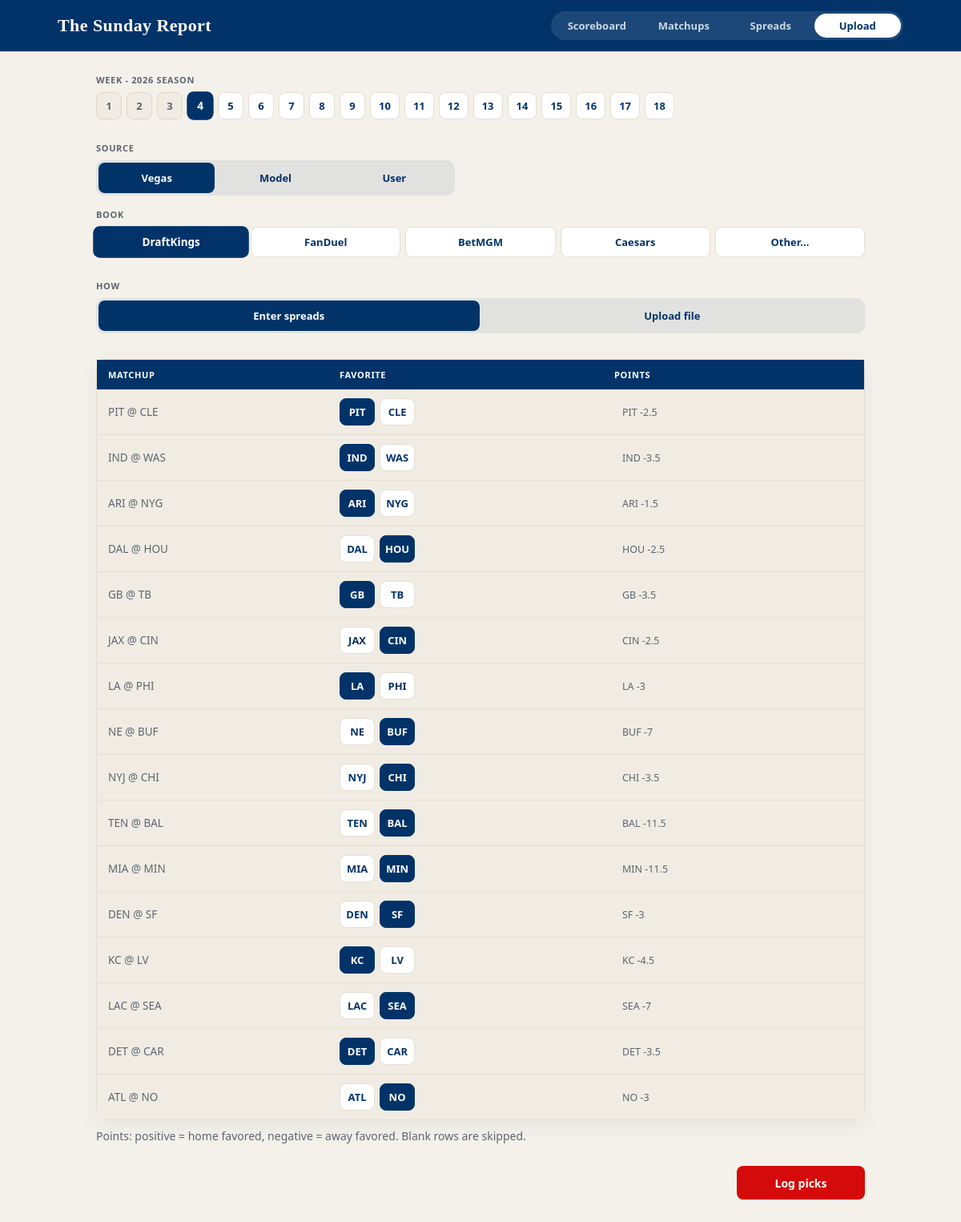
Screenshot of /upload with the database file from the repository.
### app/models.py (models this page shows)
class Base(DeclarativeBase):
    pass

class Matchup(Base):
    __tablename__ = "matchups"
    id: Mapped[str] = mapped_column(String, primary_key=True)
    season_year: Mapped[int] = mapped_column(Integer, nullable=False, index=True)
    season_week: Mapped[int] = mapped_column(Integer, nullable=False, index=True)
    home_team: Mapped[str] = mapped_column(String, nullable=False)
    away_team: Mapped[str] = mapped_column(String, nullable=False)
    kickoff: Mapped[str | None] = mapped_column(String, nullable=True)
    home_score: Mapped[int | None] = mapped_column(Integer, nullable=True)
    away_score: Mapped[int | None] = mapped_column(Integer, nullable=True)
    picks: Mapped[list["Pick"]] = relationship(back_populates="matchup")

### app/routers/upload.py (the view)
@router.get("/upload", response_class=HTMLResponse)
def upload_form(
    request: Request,
    conn: DbConn,
    flash: str = "",
    error: str = "",
    week: int | None = None,
    source: str = "vegas",
    bookmaker: str = "DraftKings",
    username: str = "",
    model_version: str = "",
):
    season, shown = _resolve_week(conn, week)
    bm, user, ver = _norm_meta(source, bookmaker, username, model_version)
    rows = ingest.entry_rows_for(
        conn,
        season=season,
        week=shown,
        source=source,
        username=user,
        model_version=ver,
        bookmaker=bm,
    )
    return templates.TemplateResponse(
        request,
        "upload.html",
        _upload_ctx(
            flash=flash,
            error=error,
            season=season,
            week=shown,
            source=source,
            bookmaker=bookmaker or "DraftKings",
            username=username,
            model_version=model_version,
            entry_rows=rows,
            past_weeks=set(odds.past_weeks(odds.load_schedule(conn))),
        ),
    )

### app/templates/upload.html (shortened to what this page needs)
{% extends "base.html" %}
{% block body %}
<div class="app-page upload-page">
<form class="upload-form" method="post" action="/upload" enctype="multipart/form-data" id="upload-form">
  <div class="upload-bar">
    <div class="upload-bar-main">
      <span class="upload-label">Week - {{ default_season }} Season</span>
      <div class="chip-row" role="radiogroup" aria-label="Week">
        {% for w in weeks %}
        <label class="chip{% if (default_season, w) in past_weeks %} chip-past{% endif %}">
          <span>{{ w }}</span>
        </label>
        {% endfor %}
      </div>
    </div>
  </div>
  <div class="upload-section">
    <span class="upload-label">Source</span>
    <div class="seg" role="radiogroup" aria-label="Source">
      <label class="seg-opt">
        <span>Vegas</span>
      </label>
      <label class="seg-opt">
        <span>Model</span>
      </label>
      <label class="seg-opt">
        <span>User</span>
      </label>
    </div>
    <div class="meta-row" id="vegas_meta" {% if source != "vegas" %}hidden{% endif %}>
      <span class="upload-label">Book</span>
      <div class="chip-row" role="radiogroup" aria-label="Bookmaker">
        {% for b in bookmakers %}
        <label class="chip chip-lg">
          <span>{{ b }}</span>
        </label>
        {% endfor %}
        <label class="chip chip-lg">
          <span>Other…</span>
        </label>
      </div>
    </div>
  </div>
  <div class="upload-section">
    <span class="upload-label">How</span>
    <div class="seg seg-mode" role="radiogroup" aria-label="Entry mode">
      <label class="seg-opt">
        <span>Enter spreads</span>
      </label>
      <label class="seg-opt">
        <span>Upload file</span>
      </label>
    </div>
  </div>
  <div class="upload-section" id="mode-enter">
    {% include "partials/upload_entries.html" %}
  </div>
  <div class="upload-actions">
    <button class="btn-primary" type="submit">Log picks</button>
  </div>
</form>
</div>
{% endblock %}

### app/templates/partials/upload_entries.html (shortened to what this page needs)
<div id="entries">
  {% if not entry_rows %}
  <p class="muted empty-entries">No matchups for week {{ week }}. Load the schedule first.</p>
  {% else %}
  <div class="table-card enter-table">
    <table>
      <thead>
        <tr>
          <th>Matchup</th>
          {% if entry_source == "vegas" %}
          <th>Favorite</th>
          <th>Points</th>
          {% else %}
          <th>Pick</th>
          {% endif %}
        </tr>
      </thead>
      <tbody>
        {% for r in entry_rows %}
        <tr class="{% if r.locked %}row-locked{% endif %}">
          <td>
            {{ r.game }}
          </td>
          {% if r.locked %}
          {% if entry_source == "vegas" %}
          <td>
            <div class="chip-row fav-row fav-display" aria-label="Favorite {{ r.game }}">
              <span class="chip fav-chip{% if r.locked_favorite == r.away_team %} fav-active{% endif %}"><span>{{ r.away_team }}</span></span>
              <span class="chip fav-chip{% if r.locked_favorite == r.home_team %} fav-active{% endif %}"><span>{{ r.home_team }}</span></span>
            </div>
          </td>
          <td class="locked-points">
            <span class="mono">{{ r.locked_spread }}</span>
          </td>
          {% else %}
          <td><span class="mono">{{ r.locked_decision }}</span></td>
          {% endif %}
          {% endif %}
        </tr>
        {% endfor %}
      </tbody>
    </table>
  </div>
  {% if entry_source == "vegas" %}
  <p class="muted enter-hint">Points: positive = home favored, negative = away favored. Blank rows are skipped.</p>
  {% else %}
  <p class="muted enter-hint">Cover = favorite ATS · Points = underdog. Blank rows are skipped.</p>
  {% endif %}
  {% endif %}
</div>

### app/static/style.css (style rules this page uses)
:root { --navy: #013369; --navy-2: #0a4a8a; --red: #d50a0a; --red-2: #b00808; --paper: #f4f1ea; --card: #fffcf7; --fg: #12141a; --muted: #5c6570; --line: #e4dfd4; --stripe: #f0ece3; --top-h: 64px; }
* { box-sizing: border-box; }
body { margin: 0; background: var(--paper); color: var(--fg); font-family: system-ui, -apple-system, "Segoe UI", sans-serif; }
.app-page { max-width: 960px; margin: 0 auto; width: 100%; }
.muted { color: var(--muted); margin: 0 0 16px; font-size: 14px; }
.table-card { background: var(--card); border: 1px solid var(--line); border-radius: 12px; overflow: visible; box-shadow: 0 8px 24px rgba(1, 51, 105, 0.06); }
table { width: 100%; border-collapse: collapse; font-size: 13.5px; }
th, td { padding: 11px 14px; text-align: left; border: 0; }
th { background: var(--navy); color: #fff; font-size: 11px; font-weight: 650; text-transform: uppercase; letter-spacing: 0.06em; }
td { border-bottom: 1px solid var(--line); }
tbody tr:last-child td { border-bottom: 0; }
tbody tr:nth-child(even) { background: var(--stripe); }
.mono { font-variant-numeric: tabular-nums; color: var(--muted); font-size: 12.5px; }
label { display: grid; gap: 4px; font-size: 12px; color: var(--muted); font-weight: 600; }
.btn, button { border: 1px solid transparent; padding: 9px 14px; font: inherit; font-size: 13px; font-weight: 650; cursor: pointer; width: fit-content; border-radius: 8px; text-decoration: none; display: inline-block; }
button.btn-primary, .btn-primary { background: var(--red); color: #fff; }
.upload-form { display: grid; gap: 28px; }
.upload-label { display: block; font-size: 11px; font-weight: 650; text-transform: uppercase; letter-spacing: 0.06em; color: var(--muted); margin-bottom: 8px; }
.upload-bar { display: block; }
.upload-bar-main { min-width: 0; }
.chip-row { display: flex; flex-wrap: wrap; gap: 6px; }
.chip { position: relative; cursor: pointer; }
.chip span { display: inline-flex; align-items: center; justify-content: center; min-width: 2rem; padding: 7px 10px; border: 1px solid var(--line); border-radius: 8px; background: #fff; font-size: 13px; font-weight: 650; color: var(--navy); transition: background 0.12s ease, color 0.12s ease, border-color 0.12s ease, transform 0.12s ease; }
.chip-lg span { min-width: 4.5rem; padding: 9px 14px; }
.chip input:checked + span { background: var(--navy); border-color: var(--navy); color: #fff; transform: scale(1.04); }
.chip-past span { color: var(--muted); border-color: #ddd8cc; background: #f0ece3; }
.seg { display: grid; grid-template-columns: repeat(3, 1fr); gap: 3px; padding: 3px; background: rgba(1, 51, 105, 0.08); border-radius: 10px; max-width: 28rem; }
.seg-opt { position: relative; cursor: pointer; }
.seg-opt span { display: block; text-align: center; padding: 10px 12px; border-radius: 8px; font-size: 13px; font-weight: 650; color: var(--navy); transition: background 0.15s ease, color 0.15s ease; }
.seg-opt input:checked + span { background: var(--navy); color: #fff; }
.meta-row { margin-top: 16px; animation: meta-in 0.18s ease; }
.meta-row .chip-row { display: grid; grid-auto-flow: column; grid-auto-columns: 1fr; gap: 6px; }
.meta-row .chip { min-width: 0; }
.meta-row .chip span { width: 100%; min-width: 0; padding: 9px 8px; box-sizing: border-box; }
.upload-actions { display: flex; justify-content: flex-end; }
.upload-actions .btn-primary { min-width: 10rem; min-height: 42px; font-size: 14px; }
.seg-mode { width: 100%; max-width: none; grid-template-columns: 1fr 1fr; }
.enter-table { margin-top: 4px; }
.enter-table .fav-row { flex-wrap: nowrap; }
.enter-table .fav-row .chip span { width: 2.75rem; min-width: 2.75rem; max-width: 2.75rem; padding: 7px 0; box-sizing: border-box; text-align: center; }
.enter-table .fav-display .fav-chip span { display: inline-flex; align-items: center; justify-content: center; cursor: default; }
.enter-table .fav-display .fav-chip.fav-active span { background: var(--navy); color: #fff; border-color: var(--navy); }
.enter-table .row-locked td { color: var(--muted); background: var(--stripe); }
.enter-table .locked-points .mono { display: inline-block; min-width: 5.5rem; padding: 8px 10px; font-variant-numeric: tabular-nums; }
.enter-hint, .empty-entries { margin: 10px 0 0; }

### rows the page displays
Matchup: game "PIT @ CLE", away_team "PIT", home_team "CLE", locked_spread "PIT -2.5"
Matchup: game "IND @ WAS", away_team "IND", home_team "WAS", locked_spread "IND -3.5"
Matchup: game "ARI @ NYG", away_team "ARI", home_team "NYG", locked_spread "ARI -1.5"
Matchup: game "DAL @ HOU", away_team "DAL", home_team "HOU", locked_spread "HOU -2.5"
Matchup: game "GB @ TB", away_team "GB", home_team "TB", locked_spread "GB -3.5"
Matchup: game "JAX @ CIN", away_team "JAX", home_team "CIN", locked_spread "CIN -2.5"
Matchup: game "LA @ PHI", away_team "LA", home_team "PHI", locked_spread "LA -3"
Matchup: game "NE @ BUF", away_team "NE", home_team "BUF", locked_spread "BUF -7"
Matchup: game "NYJ @ CHI", away_team "NYJ", home_team "CHI", locked_spread "CHI -3.5"
Matchup: game "TEN @ BAL", away_team "TEN", home_team "BAL", locked_spread "BAL -11.5"
Matchup: game "MIA @ MIN", away_team "MIA", home_team "MIN", locked_spread "MIN -11.5"
Matchup: game "DEN @ SF", away_team "DEN", home_team "SF", locked_spread "SF -3"
Matchup: game "KC @ LV", away_team "KC", home_team "LV", locked_spread "KC -4.5"
Matchup: game "LAC @ SEA", away_team "LAC", home_team "SEA", locked_spread "SEA -7"
Matchup: game "DET @ CAR", away_team "DET", home_team "CAR", locked_spread "DET -3.5"
Matchup: game "ATL @ NO", away_team "ATL", home_team "NO", locked_spread "NO -3"

### other values shown
{{ default_season }} "2026"
{{ w }} "1" "2" "3" "4" "5" "6" "7" "8" "9" "10" "11" "12" "13" "14" "15" "16" "17" "18"
{{ b }} "DraftKings" "FanDuel" "BetMGM" "Caesars"
